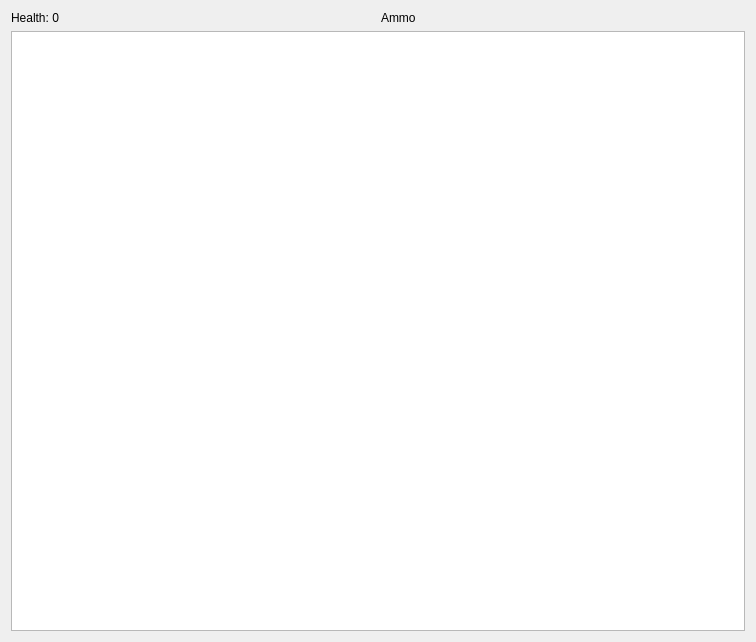
<?xml version="1.0" encoding="UTF-8"?>
<ui version="4.0">
 <class>Widget</class>
 <widget class="QWidget" name="Widget">
  <property name="geometry">
   <rect>
    <x>0</x>
    <y>0</y>
    <width>756</width>
    <height>642</height>
   </rect>
  </property>
  <property name="windowTitle">
   <string>Widget</string>
  </property>
  <layout class="QHBoxLayout" name="horizontalLayout_2">
   <item>
    <layout class="QVBoxLayout" name="verticalLayout">
     <item>
      <layout class="QHBoxLayout" name="horizontalLayout">
       <item>
        <widget class="QLabel" name="hpLabel">
         <property name="text">
          <string>Health: 0</string>
         </property>
        </widget>
       </item>
       <item>
        <widget class="QLabel" name="ammoLabel">
         <property name="text">
          <string>Ammo</string>
         </property>
        </widget>
       </item>
      </layout>
     </item>
     <item>
      <widget class="QGraphicsView" name="graphicsView"/>
     </item>
    </layout>
   </item>
  </layout>
 </widget>
 <layoutdefault spacing="6" margin="11"/>
 <resources/>
 <connections/>
</ui>
